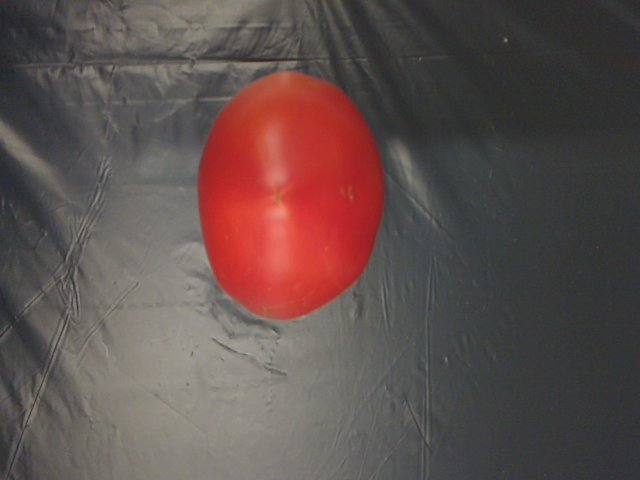
#> input picture uji_dataset/matang/r (1223).jpg, 640 x 480 px, found by its file name; its folder holds only this picture in this run
$ jupyter execute --allow-errors uji_olah_dataset.ipynb
#> lines starting #> are read from the running program, lines starting #| are printed output that depends on the picture; after the words box and inside, x2 and y2 are one past the last pixel; in counts of white or black regions, pixels touching at a corner belong together
[cell 1]
import cv2
import numpy as np
import matplotlib.pyplot as plt
import os

# Fungsi untuk membaca, meresize, dan menampilkan gambar bersama dengan histogram
def read_resize_and_display_image(image_path):
    image = cv2.imread(image_path)
#> image is the input picture: shape (480, 640, 3); mean B, G, R 77.3, 79.7, 95.8
    if image is None:
        print(f"Failed to read image from {image_path}")
        return None
    resized_image = cv2.resize(image, (400, 400))
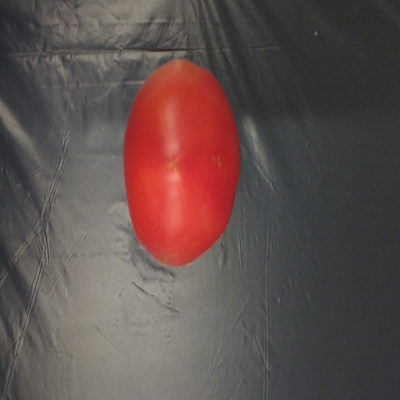
#> resized_image: shape (400, 400, 3); mean B, G, R 77.3, 79.6, 95.8

    hsv_image = cv2.cvtColor(resized_image, cv2.COLOR_BGR2HSV)
#> hsv_image: shape (400, 400, 3); mean H, S, V 54.8, 36.2, 97.1

    # Menampilkan gambar asli yang telah diresize dan histogram RGB
    plt.figure(figsize=(12, 8))

    plt.subplot(2, 2, 1)
    plt.imshow(cv2.cvtColor(resized_image, cv2.COLOR_BGR2RGB))
    plt.title(f'Original Image (Resized)\n{os.path.basename(image_path)}')

    plt.subplot(2, 2, 2)
    colors = ('b', 'g', 'r')
    for i, color in enumerate(colors):
        hist = cv2.calcHist([resized_image], [i], None, [256], [0, 256])
        plt.plot(hist, color=color)
        plt.xlim([0, 256])
    plt.title('RGB Histogram')

    # Menampilkan gambar HSV yang telah diresize dan histogram HSV
    plt.subplot(2, 2, 3)
    plt.imshow(hsv_image)
    plt.title(f'Original Image HSV (Resized)\n{os.path.basename(image_path)}')

    plt.subplot(2, 2, 4)
    colors = ('r', 'g', 'b')
    for i, color in enumerate(colors):
        hist = cv2.calcHist([hsv_image], [i], None, [256], [0, 256])
        plt.plot(hist, color=color)
        plt.xlim([0, 256])
    plt.title('HSV Histogram')

    plt.tight_layout()
    plt.show()
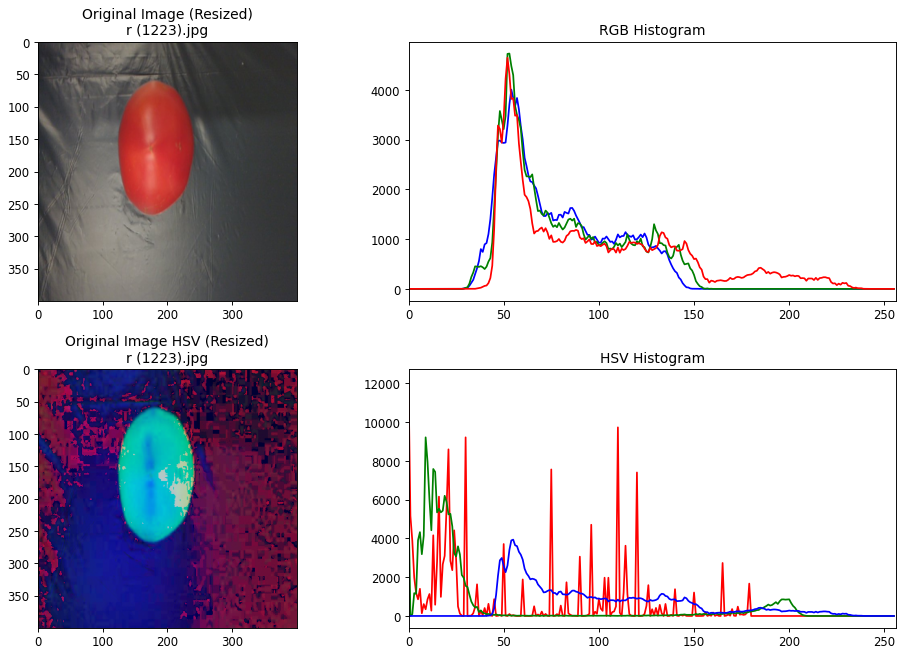
#> figure drawn by matplotlib, 4 panels; panel 2: curve peaks at x = 54, y = 4005; panel 2: curve peaks at x = 53, y = 4730; panel 2: curve peaks at x = 52, y = 4645; panel 4: curve peaks at x = 0, y = 12137

    return resized_image, hsv_image

# Fungsi untuk mengatur kontras dan kecerahan gambar
def adjust_contrast_brightness(image, alpha=1.0, beta=0):
#> called with alpha = 1.2, beta = 30
    adjusted = cv2.convertScaleAbs(image, alpha=alpha, beta=beta)
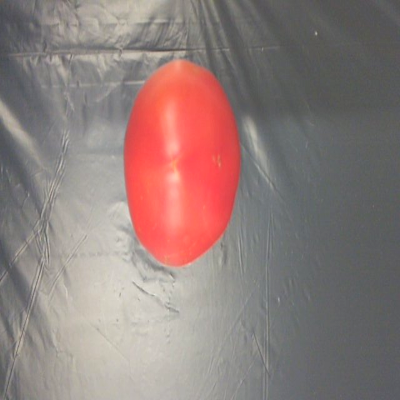
#> adjusted: shape (400, 400, 3); mean B, G, R 122.7, 125.6, 143.6
    return adjusted

# Fungsi untuk mengonversi gambar ke HSV dan melakukan segmentasi menggunakan GrabCut
def grabcut_segmentation(image):
    mask = np.zeros(image.shape[:2], np.uint8)

    bgdModel = np.zeros((1, 65), np.float64)
    fgdModel = np.zeros((1, 65), np.float64)

    rect = (50, 50, 300, 300)
    cv2.grabCut(image, mask, rect, bgdModel, fgdModel, 5, cv2.GC_INIT_WITH_RECT)

    mask2 = np.where((mask == 2) | (mask == 0), 0, 1).astype('uint8')
    segmented_image = image * mask2[:, :, np.newaxis]
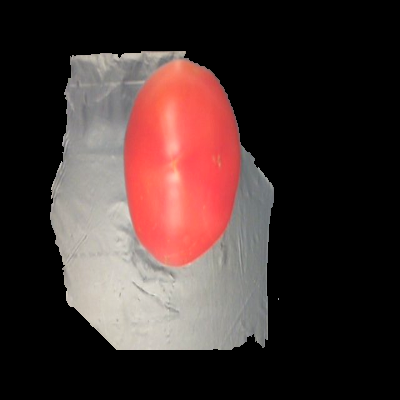
#> segmented_image: shape (400, 400, 3); mean B, G, R 47.1, 49.1, 66.8

    # Menghapus tangkai dengan deteksi kontur
    contours, _ = cv2.findContours(mask2, cv2.RETR_EXTERNAL, cv2.CHAIN_APPROX_SIMPLE)
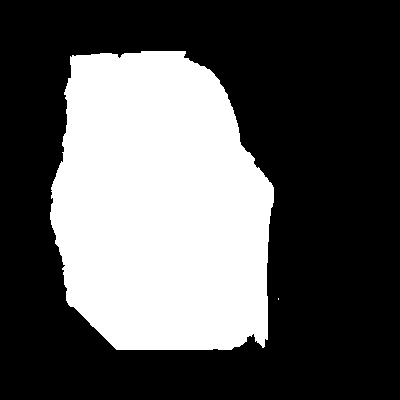
#> mask2: shape (400, 400); values 0 (black) and 1 (white), 34.6% white; 2 white regions (1 under 20 px), largest, box (x1, y1, x2, y2) and area: (50, 51, 274, 350) 55292
    for cnt in contours:
        area = cv2.contourArea(cnt)
        if area < 500:  # Filter berdasarkan area kontur
            cv2.drawContours(mask2, [cnt], -1, 0, -1)
#> mask2: shape (400, 400); values 0 (black) and 1 (white), 34.6% white; 1 white region

    segmented_image = image * mask2[:, :, np.newaxis]

    return segmented_image, mask2

# Fungsi untuk menampilkan gambar dan histogram setelah segmentasi
def display_segmented_image_and_histogram(segmented_image, mask, image_name):
#> called with image_name = 'r (1223).jpg'
    hsv_segmented_image = cv2.cvtColor(segmented_image, cv2.COLOR_BGR2HSV)
#> hsv_segmented_image: shape (400, 400, 3); mean H, S, V 11.6, 21.9, 67

    plt.figure(figsize=(12, 8))

    plt.subplot(2, 2, 1)
    plt.imshow(cv2.cvtColor(segmented_image, cv2.COLOR_BGR2RGB))
    plt.title(f'Segmented Image Example from {image_name}')

    plt.subplot(2, 2, 2)
    colors = ('b', 'g', 'r')
    for i, color in enumerate(colors):
        hist = cv2.calcHist([segmented_image], [i], mask, [256], [0, 256])
        plt.plot(hist, color=color)
        plt.xlim([0, 256])
    plt.title('RGB Histogram (Segmented)')

    plt.subplot(2, 2, 3)
    plt.imshow(hsv_segmented_image)
    plt.title(f'Segmented Image HSV (Resized)\n{image_name}')

    plt.subplot(2, 2, 4)
    colors = ('r', 'g', 'b')
    for i, color in enumerate(colors):
        hist = cv2.calcHist([hsv_segmented_image], [i], mask, [256], [0, 256])
        plt.plot(hist, color=color)
        plt.xlim([0, 256])
    plt.title('HSV Histogram (Segmented)')

    plt.tight_layout()
    plt.show()
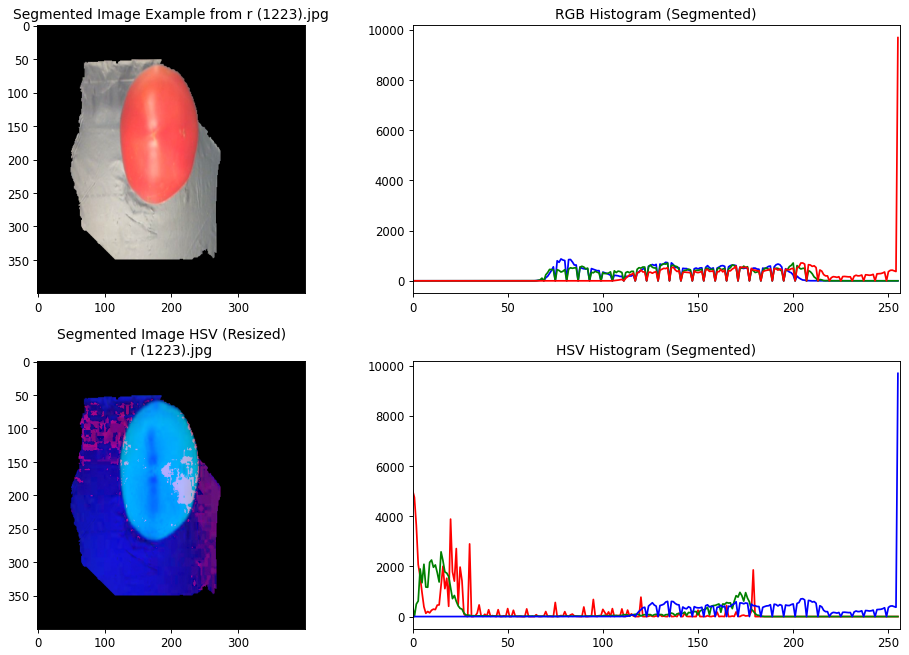
#> figure drawn by matplotlib, 4 panels; panel 2: curve peaks at x = 78, y = 871; panel 2: curve peaks at x = 200, y = 710; panel 2: curve peaks at x = 255, y = 9688; panel 4: curve peaks at x = 0, y = 5041
#> pass 2 of the loop `for cls in classes:`:
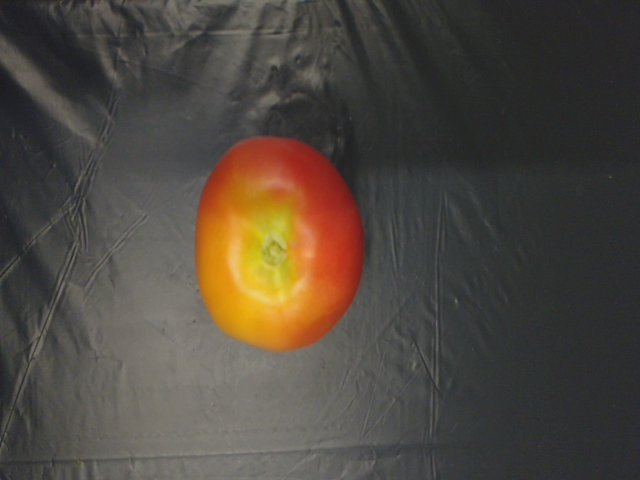
#> input picture uji_dataset/mengkal/m (105).jpg, 640 x 480 px, found by its file name
#> in read_resize_and_display_image, image is the input picture: shape (480, 640, 3); mean B, G, R 63.4, 71.8, 79.2
#> hsv_image: shape (400, 400, 3); mean H, S, V 56.3, 33.9, 80.6
#> in grabcut_segmentation (call 2), `contours, _ = cv2.findContours(mask2, cv2.RETR_EXTERNAL, cv2.CHAIN_APP..`:
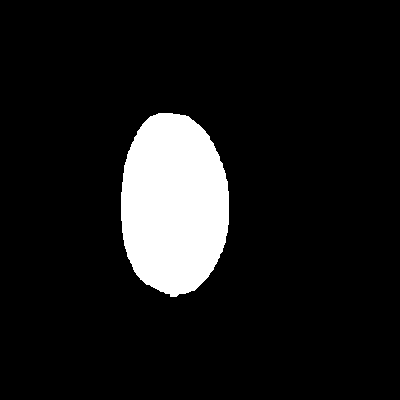
#> mask2: shape (400, 400); values 0 (black) and 1 (white), 9.9% white; 1 white region, box (x1, y1, x2, y2) and area: (121, 113, 229, 297) 15835
#> hsv_segmented_image: shape (400, 400, 3); mean H, S, V 1.5, 16.8, 23.5
#> in display_segmented_image_and_histogram (call 2), `plt.show()`:
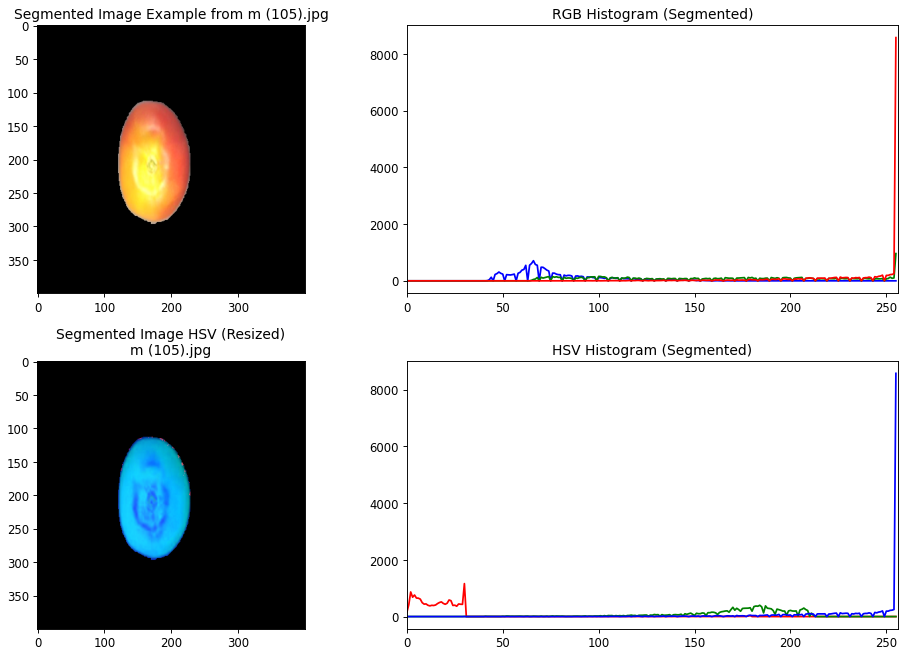
#> figure drawn by matplotlib, 4 panels; panel 2: curve peaks at x = 66, y = 709; panel 2: curve peaks at x = 255, y = 961; panel 2: curve peaks at x = 255, y = 8580; panel 4: curve peaks at x = 30, y = 1163
#> pass 2 of the loop `for cls in classes:`:
#> pass 2 of the loop `for cls in classes:`:

# Path ke folder dataset
dataset_path = 'C:/skripsi/coding_final/uji_dataset'
classes = ['matang', 'mengkal', 'mentah']

# Proses semua gambar dalam dataset dan tampilkan satu contoh dari setiap kelas
#> (the rest of this cell did not finish here and is left out)
